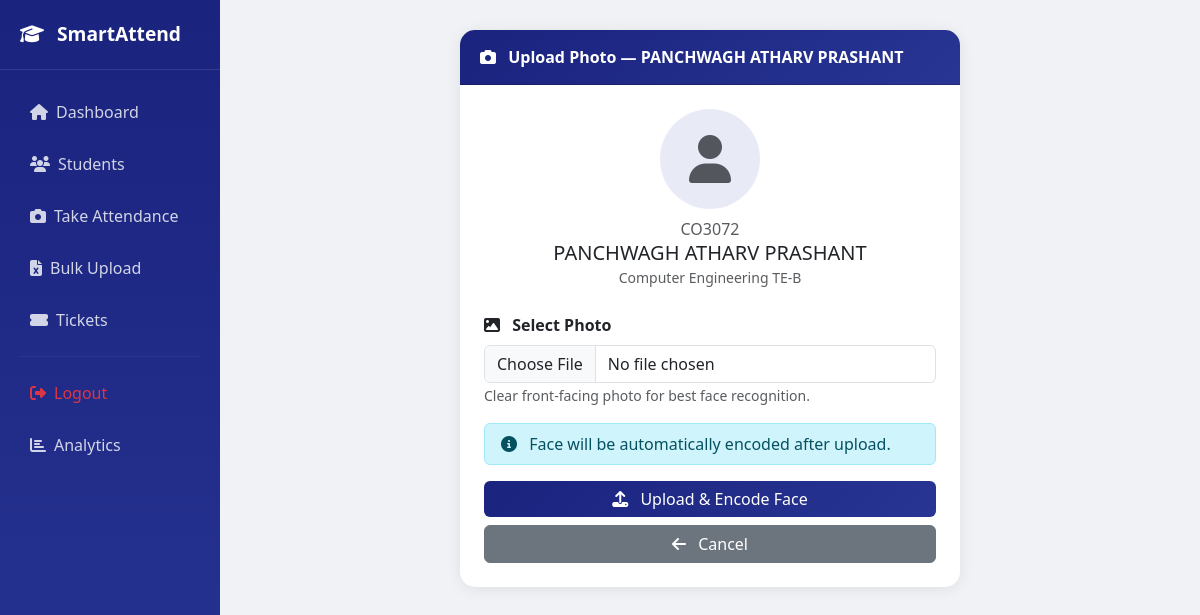
The app's page /students/1/upload-photo/ (signed in) with its own data.
### attendance/models.py (models this page shows, shortened)
class Student(models.Model):
    user = models.OneToOneField(
        User, on_delete=models.SET_NULL,
        null=True, blank=True
    )
    roll_number = models.CharField(max_length=20, unique=True)
    name = models.CharField(max_length=100)
    phone = models.CharField(max_length=15)
    email = models.EmailField(blank=True, null=True)
    department = models.ForeignKey(Department, on_delete=models.CASCADE)
    reference_image = models.ImageField(
        upload_to='student_photos/',
        blank=True, null=True
    )
    face_encoding = models.TextField(blank=True, null=True)
    created_at = models.DateTimeField(auto_now_add=True)

class Department(models.Model):
    name = models.CharField(max_length=100)
    created_at = models.DateTimeField(auto_now_add=True)
    def __str__(self):
        return self.name

### attendance/views.py (the view, shortened to what this page needs)
# urls.py: path('students/<int:student_id>/upload-photo/', views.upload_photo, name='upload_photo'),
@login_required
def upload_photo(request, student_id):
    student = get_object_or_404(Student, pk=student_id)
    return render(request, 'attendance/upload_photo.html', {
        'student': student,
        'is_teacher': True,
    })

### attendance/templates/attendance/upload_photo.html (shortened to what this page needs)
{% extends 'attendance/base.html' %}
{% block content %}
<div class="card" style="max-width:500px; margin:auto;">
    <div class="card-header">
        <i class="fas fa-camera me-2"></i>
        Upload Photo — {{ student.name }}
    </div>
    <div class="card-body p-4">
        <div class="text-center mb-4">
            {% if student.reference_image %}
            <img src="{{ student.reference_image.url }}" width="100" height="100"
                style="border-radius:50%; object-fit:cover;" class="mb-2">
            {% else %}
            <div style="width:100px; height:100px; border-radius:50%;
                        background:#e8eaf6; display:flex;
                        align-items:center; justify-content:center;
                        margin:auto;" class="mb-2">
                <i class="fas fa-user fa-3x text-muted"></i>
            </div>
            {% endif %}
            <p class="text-muted mb-0">{{ student.roll_number }}</p>
            <h5 class="mb-0">{{ student.name }}</h5>
            <small class="text-muted">{{ student.department }}</small>
        </div>
        <form method="POST" enctype="multipart/form-data">
            <div class="mb-3">
                <label class="form-label fw-bold">
                    <i class="fas fa-image me-2"></i> Select Photo
                </label>
                <input type="file" name="reference_image" class="form-control" accept="image/*" required>
                <small class="text-muted">
                    Clear front-facing photo for best face recognition.
                </small>
            </div>
            <div class="alert alert-info py-2">
                <i class="fas fa-info-circle me-2"></i>
                Face will be automatically encoded after upload.
            </div>
            <button type="submit" class="btn btn-primary w-100 mb-2">
                <i class="fas fa-upload me-2"></i> Upload & Encode Face
            </button>
            <a href="{% url 'student_list' %}" class="btn btn-secondary w-100">
                <i class="fas fa-arrow-left me-2"></i> Cancel
            </a>
        </form>
    </div>
</div>
{% endblock %}

### attendance/templates/attendance/base.html (style rules this page uses)
body { background: #f0f2f5; }
.card { border: none; border-radius: 15px; box-shadow: 0 2px 15px rgba(0, 0, 0, 0.08); }
.card-header { background: linear-gradient(135deg, #1a237e, #283593); color: white; border-radius: 15px 15px 0 0 !important; padding: 15px 20px; font-weight: bold; }
.btn-primary { background: linear-gradient(135deg, #1a237e, #283593); border: none; }

### records on screen
Student: name "PANCHWAGH ATHARV PRASHANT", roll_number "CO3072", department "Computer Engineering TE-B"
